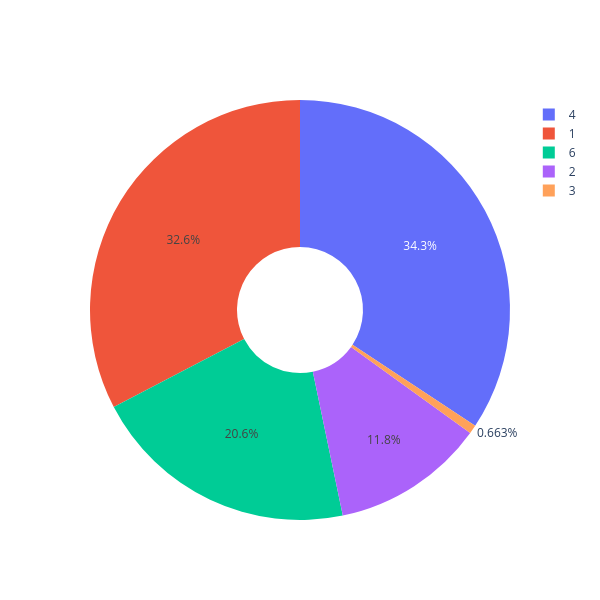

Notebook cell for this chart:
### Code cell
values = [a , b , c , d , e]
run_cat = [1, 2, 3 ,4, 6]

trace = go.Pie(labels= run_cat , values= values , hole=0.3)
data = [trace]
fig = go.Figure(data = data)

fig.update_layout(width=600,height=600)

fig.show()

### Figure 1 — Plotly figure (JSON) as saved in the notebook; plotly's stock layout.template omitted (floating-point values rounded to 4 significant figures)
{"data": [{"hole": 0.3, "labels": [1, 2, 3, 4, 6], "type": "pie", "values": [1919, 692, 39, 2016, 1212]}], "layout": {"height": 600, "width": 600}}
